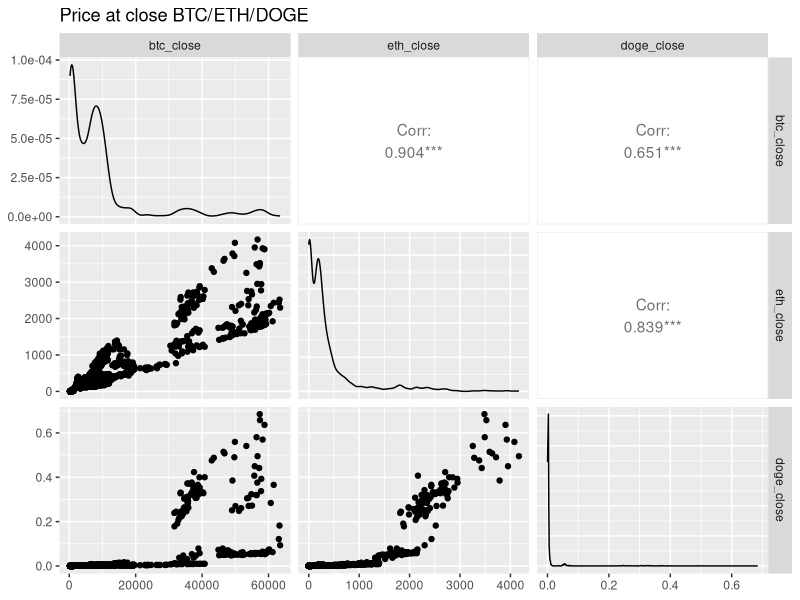
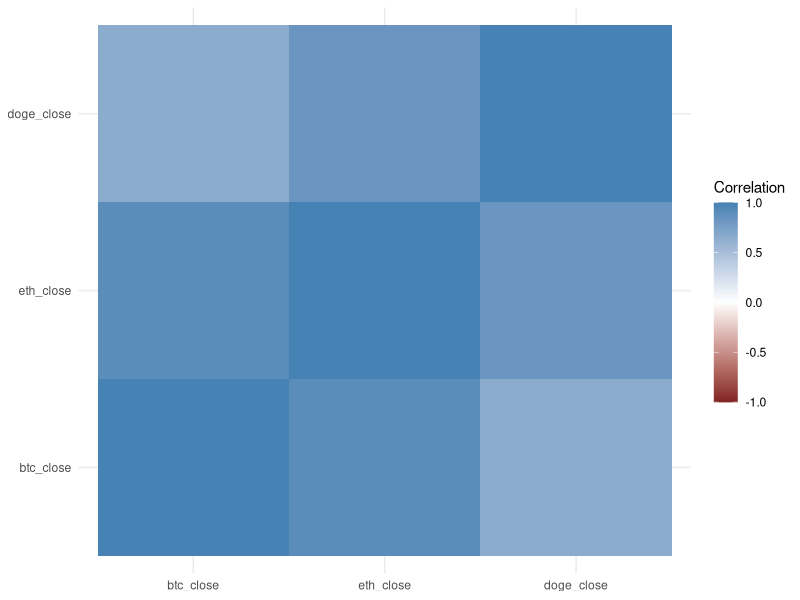
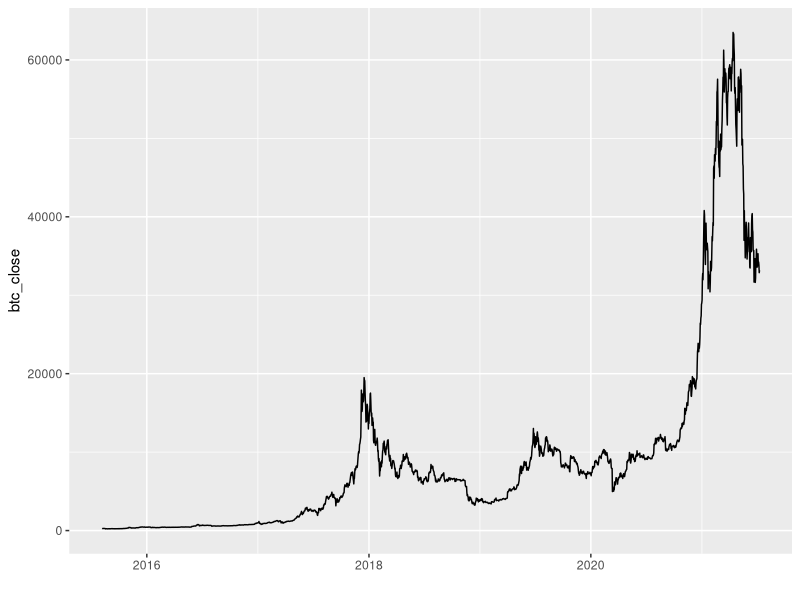
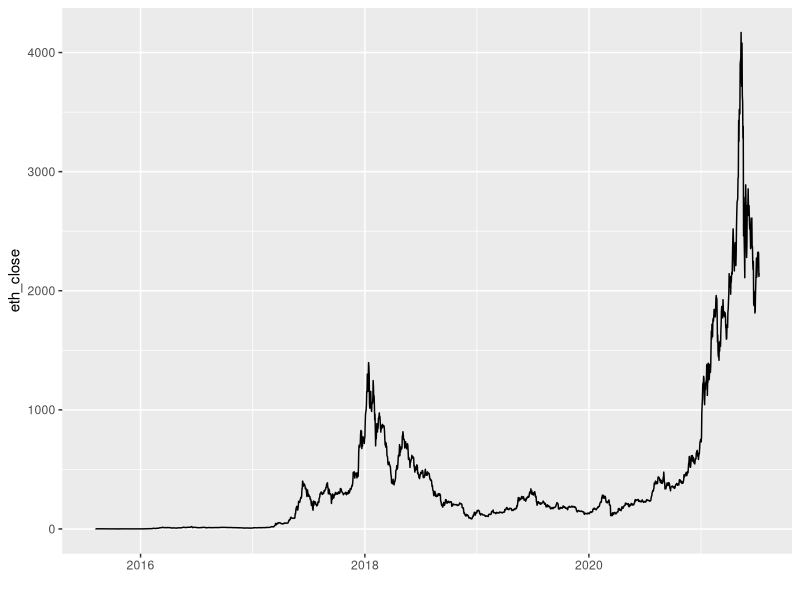
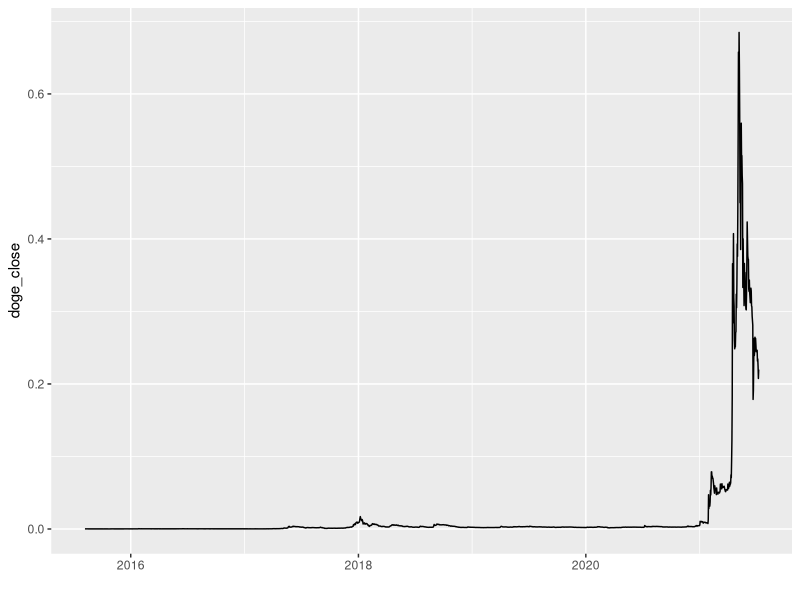

Generate these figures, in order, with R:
## ---- chunk 1
knitr::opts_chunk$set(echo = TRUE)
## ---- chunk 2
#Required packages
library(tidyverse)
library(dplyr)
library(reshape2)
library(scales)
## ---- chunk 3
# Import CVS files with Bitcoin, Ethereum, and Doge historical data
btc_df <- read.csv('BTC-USD.csv')
eth_df <- read.csv('ETH-USD.csv')
doge_df <- read.csv('DOGE-USD.csv')

head(btc_df)
head(eth_df)
head(doge_df)

## ---- chunk 4
nrow(btc_df)
nrow(eth_df)
nrow(doge_df)

min(btc_df$Date) 
max(btc_df$Date)

min(eth_df$Date)
max(eth_df$Date)

min(doge_df$Date)
max(doge_df$Date)
## ---- chunk 5
#rename column names but keep date consistent between data frames to allow
#a join later on common values

btc_df <- btc_df%>%
  rename(date = Date,
         btc_open = Open,
         btc_high = High,
         btc_low = Low,
         btc_close = Close,
         btc_adj_close = Adj.Close,
         btc_volume = Volume
        )

eth_df <- eth_df%>%
  rename(date = Date,
         eth_open = Open,
         eth_high = High,
         eth_low = Low,
         eth_close = Close,
         eth_adj_close = Adj.Close,
         eth_volume = Volume
        )

doge_df <- doge_df%>%
  rename(date = Date,
         doge_open = Open,
         doge_high = High,
         doge_low = Low,
         doge_close = Close,
         doge_adj_close = Adj.Close,
         doge_volume = Volume
        )

colnames(btc_df)
colnames(eth_df)
colnames(doge_df)

#Do an inner join on date between the 3 data frames
master_df <- merge(btc_df, eth_df, by="date") %>%
                    merge(doge_df, by="date")

#Validate inner join min and max date ranges match previous min and max 
#common values

min(master_df$date)
max(master_df$date)

## ---- chunk 6

str(master_df)

## ---- chunk 7
master_df$date <- as.Date(master_df$date)
## ---- chunk 8
str(master_df)
colnames(master_df)
summary(master_df)
## ---- chunk 9
#Basic correlation
GGally::ggpairs(master_df, columns = c(5,11,17), title = "Price at close BTC/ETH/DOGE")

#Correlation chart
coinCor <- cor(master_df[,c(5,11,17)])

coinMelt <- melt(coinCor, varnames=c("x","y"), value.name="Correlation")

coinMelt <- coinMelt[order(coinMelt$Correlation), ]

coinMelt

#Correlation heatmap
ggplot(coinMelt, aes(x=x, y=y)) +
  geom_tile(aes(fill=Correlation)) +
  scale_fill_gradient2(low=muted("red"), mid="white",
                       high="steelblue",
                       guide=guide_colorbar(ticks=FALSE, barheight=10),
                       limits=c(-1,1)) +
  theme_minimal () +
  labs(x=NULL, y=NULL)
## ---- chunk 10
p1 <- ggplot(master_df, aes(x=date, y=btc_close)) +
  geom_line() + 
  xlab("")
p1

p2 <- ggplot(master_df, aes(x=date, y=eth_close)) +
  geom_line() + 
  xlab("")
p2

p3 <- ggplot(master_df, aes(x=date, y=doge_close)) +
  geom_line() + 
  xlab("")
p3
